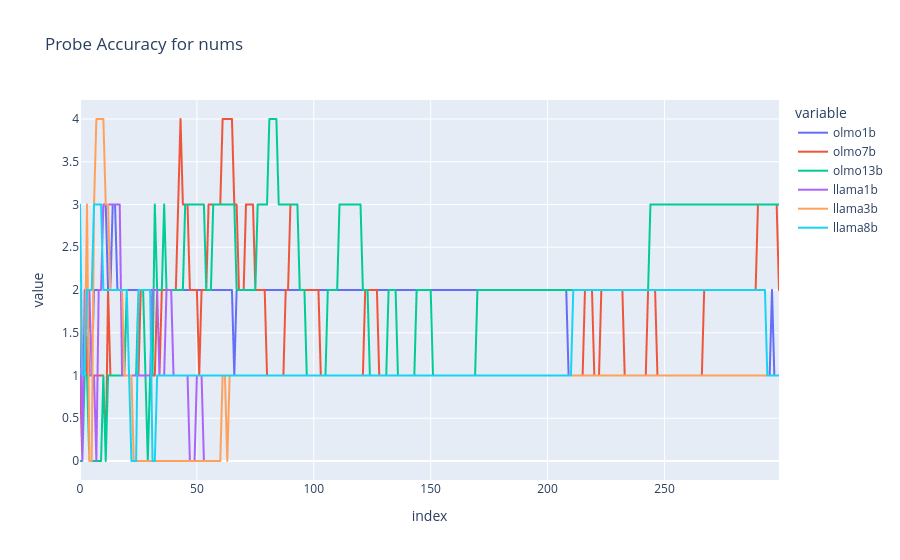
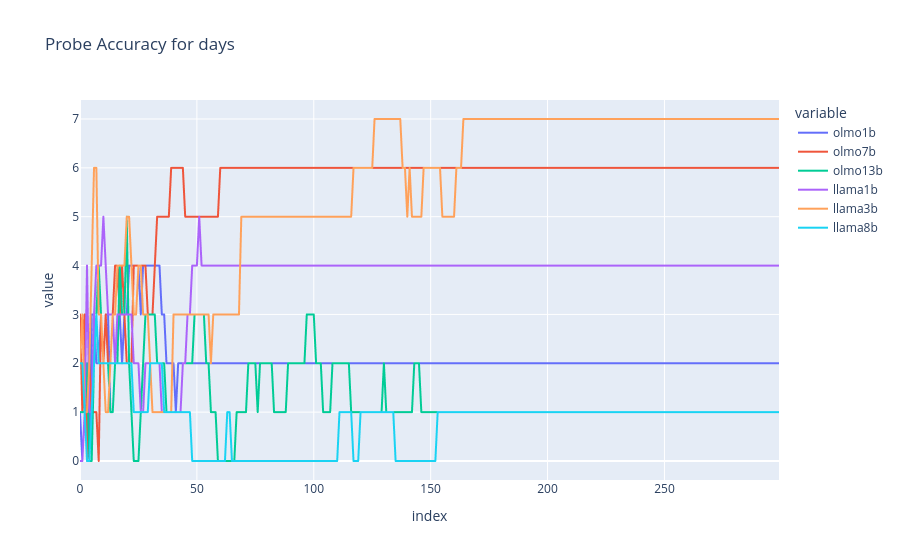
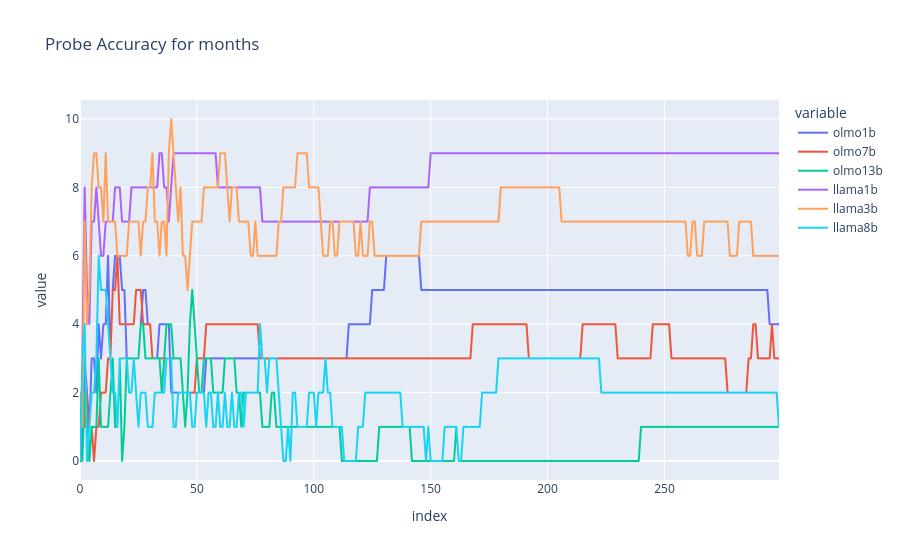

The notebook cell saved with these charts, in order:
### Code cell
import pandas as pd
for items_name in accs_history_sin.keys():
    accs = pd.DataFrame.from_dict({k: accs_history_sin[items_name][k] for k in accs_history_sin[items_name].keys() if not "shuffled" in k and not "sgn" in k}, orient="index").T.map(sum)
    plotly.express.line(
        accs,
        title=f"Probe Accuracy for {items_name}"
    ).show()
    print(f"Max accuracy for {items_name}")
    display(accs.max())

### Figure 1 — Plotly figure (JSON) as saved in the notebook; plotly's stock layout.template omitted (floating-point values rounded to 4 significant figures; data arrays with more than 128 entries replaced by an {"elided": "..."} marker saying what was removed)
{"data": [{"hovertemplate": "variable=olmo1b<br>index=%{x}<br>value=%{y}<extra></extra>", "legendgroup": "olmo1b", "line": {"color": "#636efa", "dash": "solid"}, "marker": {"symbol": "circle"}, "mode": "lines", "name": "olmo1b", "showlegend": true, "type": "scattergl", "x": {"elided": "300 int values"}, "xaxis": "x", "y": {"elided": "300 int values"}, "yaxis": "y"}, {"hovertemplate": "variable=olmo7b<br>index=%{x}<br>value=%{y}<extra></extra>", "legendgroup": "olmo7b", "line": {"color": "#EF553B", "dash": "solid"}, "marker": {"symbol": "circle"}, "mode": "lines", "name": "olmo7b", "showlegend": true, "type": "scattergl", "x": {"elided": "300 int values"}, "xaxis": "x", "y": {"elided": "300 int values"}, "yaxis": "y"}, {"hovertemplate": "variable=olmo13b<br>index=%{x}<br>value=%{y}<extra></extra>", "legendgroup": "olmo13b", "line": {"color": "#00cc96", "dash": "solid"}, "marker": {"symbol": "circle"}, "mode": "lines", "name": "olmo13b", "showlegend": true, "type": "scattergl", "x": {"elided": "300 int values"}, "xaxis": "x", "y": {"elided": "300 int values"}, "yaxis": "y"}, {"hovertemplate": "variable=llama1b<br>index=%{x}<br>value=%{y}<extra></extra>", "legendgroup": "llama1b", "line": {"color": "#ab63fa", "dash": "solid"}, "marker": {"symbol": "circle"}, "mode": "lines", "name": "llama1b", "showlegend": true, "type": "scattergl", "x": {"elided": "300 int values"}, "xaxis": "x", "y": {"elided": "300 int values"}, "yaxis": "y"}, {"hovertemplate": "variable=llama3b<br>index=%{x}<br>value=%{y}<extra></extra>", "legendgroup": "llama3b", "line": {"color": "#FFA15A", "dash": "solid"}, "marker": {"symbol": "circle"}, "mode": "lines", "name": "llama3b", "showlegend": true, "type": "scattergl", "x": {"elided": "300 int values"}, "xaxis": "x", "y": {"elided": "300 int values"}, "yaxis": "y"}, {"hovertemplate": "variable=llama8b<br>index=%{x}<br>value=%{y}<extra></extra>", "legendgroup": "llama8b", "line": {"color": "#19d3f3", "dash": "solid"}, "marker": {"symbol": "circle"}, "mode": "lines", "name": "llama8b", "showlegend": true, "type": "scattergl", "x": {"elided": "300 int values"}, "xaxis": "x", "y": {"elided": "300 int values"}, "yaxis": "y"}], "layout": {"legend": {"title": {"text": "variable"}, "tracegroupgap": 0}, "title": {"text": "Probe Accuracy for nums"}, "xaxis": {"anchor": "y", "domain": [0, 1], "title": {"text": "index"}}, "yaxis": {"anchor": "x", "domain": [0, 1], "title": {"text": "value"}}}}

### Figure 2 — Plotly figure (JSON) as saved in the notebook; plotly's stock layout.template omitted (floating-point values rounded to 4 significant figures; data arrays with more than 128 entries replaced by an {"elided": "..."} marker saying what was removed)
{"data": [{"hovertemplate": "variable=olmo1b<br>index=%{x}<br>value=%{y}<extra></extra>", "legendgroup": "olmo1b", "line": {"color": "#636efa", "dash": "solid"}, "marker": {"symbol": "circle"}, "mode": "lines", "name": "olmo1b", "showlegend": true, "type": "scattergl", "x": {"elided": "300 int values"}, "xaxis": "x", "y": {"elided": "300 int values"}, "yaxis": "y"}, {"hovertemplate": "variable=olmo7b<br>index=%{x}<br>value=%{y}<extra></extra>", "legendgroup": "olmo7b", "line": {"color": "#EF553B", "dash": "solid"}, "marker": {"symbol": "circle"}, "mode": "lines", "name": "olmo7b", "showlegend": true, "type": "scattergl", "x": {"elided": "300 int values"}, "xaxis": "x", "y": {"elided": "300 int values"}, "yaxis": "y"}, {"hovertemplate": "variable=olmo13b<br>index=%{x}<br>value=%{y}<extra></extra>", "legendgroup": "olmo13b", "line": {"color": "#00cc96", "dash": "solid"}, "marker": {"symbol": "circle"}, "mode": "lines", "name": "olmo13b", "showlegend": true, "type": "scattergl", "x": {"elided": "300 int values"}, "xaxis": "x", "y": {"elided": "300 int values"}, "yaxis": "y"}, {"hovertemplate": "variable=llama1b<br>index=%{x}<br>value=%{y}<extra></extra>", "legendgroup": "llama1b", "line": {"color": "#ab63fa", "dash": "solid"}, "marker": {"symbol": "circle"}, "mode": "lines", "name": "llama1b", "showlegend": true, "type": "scattergl", "x": {"elided": "300 int values"}, "xaxis": "x", "y": {"elided": "300 int values"}, "yaxis": "y"}, {"hovertemplate": "variable=llama3b<br>index=%{x}<br>value=%{y}<extra></extra>", "legendgroup": "llama3b", "line": {"color": "#FFA15A", "dash": "solid"}, "marker": {"symbol": "circle"}, "mode": "lines", "name": "llama3b", "showlegend": true, "type": "scattergl", "x": {"elided": "300 int values"}, "xaxis": "x", "y": {"elided": "300 int values"}, "yaxis": "y"}, {"hovertemplate": "variable=llama8b<br>index=%{x}<br>value=%{y}<extra></extra>", "legendgroup": "llama8b", "line": {"color": "#19d3f3", "dash": "solid"}, "marker": {"symbol": "circle"}, "mode": "lines", "name": "llama8b", "showlegend": true, "type": "scattergl", "x": {"elided": "300 int values"}, "xaxis": "x", "y": {"elided": "300 int values"}, "yaxis": "y"}], "layout": {"legend": {"title": {"text": "variable"}, "tracegroupgap": 0}, "title": {"text": "Probe Accuracy for days"}, "xaxis": {"anchor": "y", "domain": [0, 1], "title": {"text": "index"}}, "yaxis": {"anchor": "x", "domain": [0, 1], "title": {"text": "value"}}}}

### Figure 3 — Plotly figure (JSON) as saved in the notebook; plotly's stock layout.template omitted (floating-point values rounded to 4 significant figures; data arrays with more than 128 entries replaced by an {"elided": "..."} marker saying what was removed)
{"data": [{"hovertemplate": "variable=olmo1b<br>index=%{x}<br>value=%{y}<extra></extra>", "legendgroup": "olmo1b", "line": {"color": "#636efa", "dash": "solid"}, "marker": {"symbol": "circle"}, "mode": "lines", "name": "olmo1b", "showlegend": true, "type": "scattergl", "x": {"elided": "300 int values"}, "xaxis": "x", "y": {"elided": "300 int values"}, "yaxis": "y"}, {"hovertemplate": "variable=olmo7b<br>index=%{x}<br>value=%{y}<extra></extra>", "legendgroup": "olmo7b", "line": {"color": "#EF553B", "dash": "solid"}, "marker": {"symbol": "circle"}, "mode": "lines", "name": "olmo7b", "showlegend": true, "type": "scattergl", "x": {"elided": "300 int values"}, "xaxis": "x", "y": {"elided": "300 int values"}, "yaxis": "y"}, {"hovertemplate": "variable=olmo13b<br>index=%{x}<br>value=%{y}<extra></extra>", "legendgroup": "olmo13b", "line": {"color": "#00cc96", "dash": "solid"}, "marker": {"symbol": "circle"}, "mode": "lines", "name": "olmo13b", "showlegend": true, "type": "scattergl", "x": {"elided": "300 int values"}, "xaxis": "x", "y": {"elided": "300 int values"}, "yaxis": "y"}, {"hovertemplate": "variable=llama1b<br>index=%{x}<br>value=%{y}<extra></extra>", "legendgroup": "llama1b", "line": {"color": "#ab63fa", "dash": "solid"}, "marker": {"symbol": "circle"}, "mode": "lines", "name": "llama1b", "showlegend": true, "type": "scattergl", "x": {"elided": "300 int values"}, "xaxis": "x", "y": {"elided": "300 int values"}, "yaxis": "y"}, {"hovertemplate": "variable=llama3b<br>index=%{x}<br>value=%{y}<extra></extra>", "legendgroup": "llama3b", "line": {"color": "#FFA15A", "dash": "solid"}, "marker": {"symbol": "circle"}, "mode": "lines", "name": "llama3b", "showlegend": true, "type": "scattergl", "x": {"elided": "300 int values"}, "xaxis": "x", "y": {"elided": "300 int values"}, "yaxis": "y"}, {"hovertemplate": "variable=llama8b<br>index=%{x}<br>value=%{y}<extra></extra>", "legendgroup": "llama8b", "line": {"color": "#19d3f3", "dash": "solid"}, "marker": {"symbol": "circle"}, "mode": "lines", "name": "llama8b", "showlegend": true, "type": "scattergl", "x": {"elided": "300 int values"}, "xaxis": "x", "y": {"elided": "300 int values"}, "yaxis": "y"}], "layout": {"legend": {"title": {"text": "variable"}, "tracegroupgap": 0}, "title": {"text": "Probe Accuracy for months"}, "xaxis": {"anchor": "y", "domain": [0, 1], "title": {"text": "index"}}, "yaxis": {"anchor": "x", "domain": [0, 1], "title": {"text": "value"}}}}
